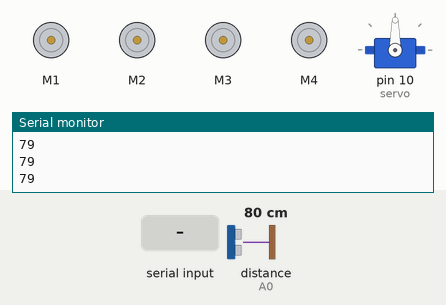
Recording of a sketch running on a simulated Arduino Uno, built with avr-gcc and run on an emulated ATmega328P. On the bench: 4 × DC motor (green arrow = forward, orange = backward, longer = faster), servo, the last lines printed to the serial monitor. Wiring (inferred from the names in the program): ultrasonic range finder: trigger A1; echo A0. The inputs (shaded band) are chosen by the test bench; at power-on: distance to the obstacle (sensor on A0) 80 cm. The echo pulse lasts 58.3 µs per cm.

Above: at 1.2 s.
1.3 s: distance to the obstacle (sensor on A0) set to 15 cm
2.8 s: distance to the obstacle (sensor on A0) set to 12 cm
At 3.5 s:
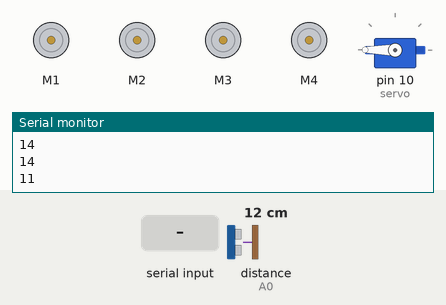
At 4.2 s:
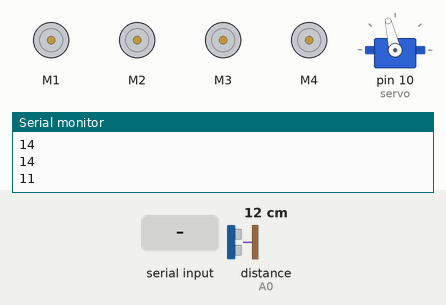
5.8 s: "U" received over Serial
At 7.6 s:
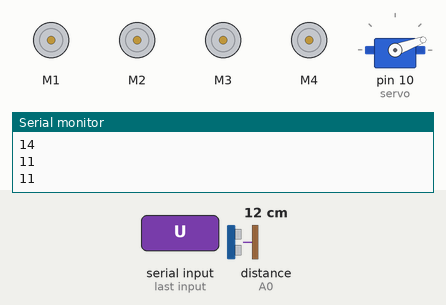
8.8 s: "L" received over Serial
At 10.37 s:
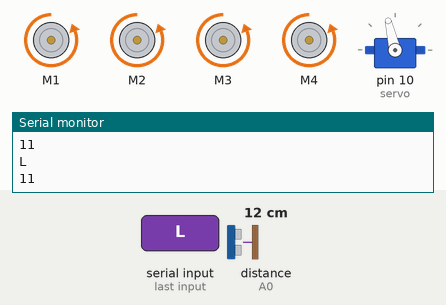
11.8 s: "R" received over Serial
14.8 s: distance to the obstacle (sensor on A0) set to 2 cm
Timing chart, 0 to 18.8 s (numbered marks = the images above; inputs shaded):
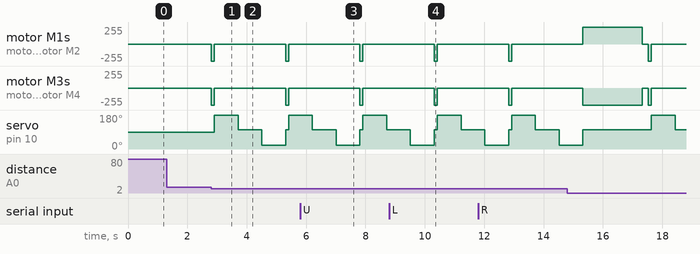

The sketch:

Smart_Wheelchair.ino
```cpp
#include <Servo.h>
#include <AFMotor.h>
#define Echo A0
#define Trig A1
#define motor 10
#define Speed 255
#define spoint 103

char value;
int distance;
int Left;
int Right;
int L = 0;
int R = 0;
int L1 = 0;
int R1 = 0;

//Create the motor objects
Servo servo;
AF_DCMotor M1(1);
AF_DCMotor M2(2);
AF_DCMotor M3(3);
AF_DCMotor M4(4);

void setup() {
  pinMode(Trig, OUTPUT);
  pinMode(Echo, INPUT);

  //Start the serial communication
  Serial.begin(9600);
  //Set the motor speeds
  M1.setSpeed(Speed);
  M2.setSpeed(Speed);
  M3.setSpeed(Speed);
  M4.setSpeed(Speed);
  Stop();
  servo.attach(10);
}
void loop() {
  Obstacle();
  bluetoothControl();  //Bluetooth control function
}

void bluetoothControl() {
  //Get the Bluetooth control remote values
  if (Serial.available() > 0) {
    char value = Serial.read();
    Serial.println(value);

    if (value == 'U') {
      forward();
    } else if (value == 'D') {
      backward();
    } else if (value == 'L') {
      left();
    } else if (value == 'R') {
      right();
    } else if (value == 'S') {
      Stop();
    }
  }
}

void Obstacle() {
  distance = ultrasonic();
  Serial.println(distance);
  if (distance <= 12) {
    Stop();
    backward();
    delay(100);
    Stop();
    L = leftsee();
    servo.write(spoint);
    delay(800);
    R = rightsee();
    servo.write(spoint);
    if (L < R) {
      right();
      delay(2000);
      Stop();
      delay(200);
    } else if (L > R) {
      left();
      delay(2000);
      Stop();
      delay(200);
    }
  } else {
    //forward();
  }
}

// Ultrasonic sensor distance reading function
int ultrasonic() {
  digitalWrite(Trig, LOW);
  delayMicroseconds(10);
  digitalWrite(Trig, HIGH);
  delayMicroseconds(10);
  digitalWrite(Trig, LOW);
  long t = pulseIn(Echo, HIGH);
  int cm = 0.0343 * (t / 2);  //time convert distance
  return cm;
}

/******************Motor functions*****************/
void forward() {
  M1.run(FORWARD);
  M2.run(FORWARD);
  M3.run(FORWARD);
  M4.run(FORWARD);
}
void backward() {
  M1.run(BACKWARD);
  M2.run(BACKWARD);
  M3.run(BACKWARD);
  M4.run(BACKWARD);
}
void right() {
  M1.run(BACKWARD);
  M2.run(BACKWARD);
  M3.run(FORWARD);
  M4.run(FORWARD);
}
void left() {
  M1.run(FORWARD);
  M2.run(FORWARD);
  M3.run(BACKWARD);
  M4.run(BACKWARD);
}
void Stop() {
  M1.run(RELEASE);
  M2.run(RELEASE);
  M3.run(RELEASE);
  M4.run(RELEASE);
}

int rightsee() {
  servo.write(20);
  delay(800);
  Left = ultrasonic();
  return Left;
}
int leftsee() {
  servo.write(180);
  delay(800);
  Right = ultrasonic();
  return Right;
}
```

Measured:
- the behaviour switches between 14 and 13 cm on distance to the obstacle (sensor on A0) (found by bisection; images 0 and 1)
- after the input at 2.8 s, motor M1–4: alternates backward 255/255 for 0.10 s and stopped for 2.4 s, starting at once; servo on pin 10 (servo): 90° → 180° after 0.11 s, → 103° 0.80 s later, → 20° 0.80 s later, → 103° 0.80 s later, … (5 changes in this stretch)
